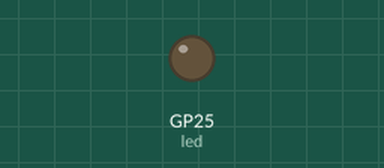
This program was run on a simulated Raspberry Pi Pico running MicroPython. Shown: output pins drawn as LEDs (lit = HIGH).

Above: at 1.3 s.
At 3.5 s:
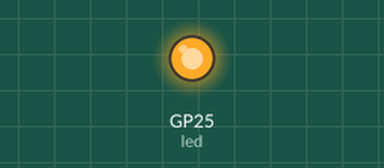
Timing chart, 0 to 8.8 s (numbered marks = the images above):
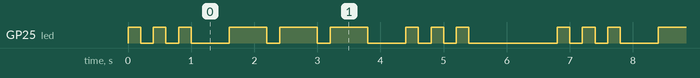

The program:

s09_sos.py
```python
# SOS in Morse code with the onboard LED
from machine import Pin
import time

led = Pin("LED", Pin.OUT)
UNIT = 0.2                  # length of one dot in seconds


def flash(units):
    """LED on for a number of units, then a gap of 1 unit."""
    led.on()
    time.sleep(units * UNIT)
    led.off()
    time.sleep(UNIT)


S = [1, 1, 1]               # dot, dot, dot
O = [3, 3, 3]               # dash, dash, dash

while True:
    for letter in [S, O, S]:
        for units in letter:
            flash(units)
        time.sleep(2 * UNIT)    # gap between letters: 1 + 2 = 3 units
    time.sleep(4 * UNIT)        # gap between words: 3 + 4 = 7 units
```

Measured:
- by itself, GP25 (led): repeats every 6.8 s: 2 × (LOW 0.20 s, HIGH 0.20 s), LOW 0.60 s, 2 × (HIGH 0.60 s, LOW 0.20 s), HIGH 0.60 s, LOW 0.60 s, 2 × (HIGH 0.20 s, LOW 0.20 s), HIGH 0.20 s, LOW 1.4 s, HIGH 0.20 s
- by itself, everything shown: repeats every 6.8 s, in 18 steps
